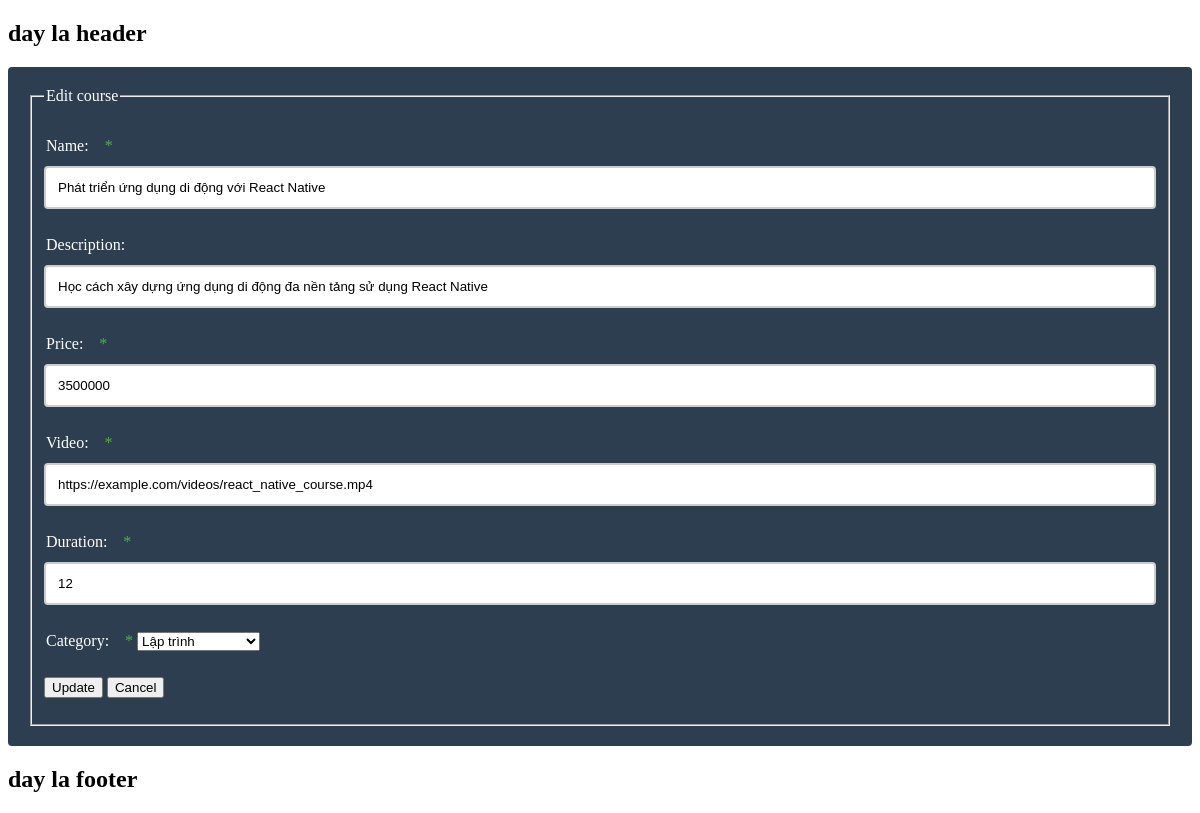
The page /editcourse.php?id=2 on the database its author committed.
### tables this page shows
CREATE TABLE `courses` (
  `id` int NOT NULL,
  `name` varchar(255) NOT NULL,
  `description` text NOT NULL,
  `price` float NOT NULL,
  `image` varchar(255) NOT NULL,
  `video` varchar(255) NOT NULL,
  `duration` int NOT NULL,
  `category_id` int DEFAULT NULL,
  `deleted` tinyint(1) NOT NULL DEFAULT '0'
);

### inc/init.php (called while the page is built, shortened)
<?php
spl_autoload_register(
    function ($className) {
        $fileName = strtolower($className) . ".php";
        $dirRoot = dirname(__DIR__);
    }
);

### classes/course.php (called while the page is built, shortened)
<?php
class Course
{
    public static function getByID($conn, $id)
    {
        try {
            $sql = "select * from courses where id=:id";
            $stmt = $conn->prepare($sql);
            $stmt->bindValue(':id', $id, PDO::PARAM_INT);
            $stmt->setFetchMode(PDO::FETCH_INTO, new Course());
            if ($stmt->execute()) {
                $course = $stmt->fetch();
                return $course;
            }
        } catch (PDOException $e) {
            echo $e->getMessage();
            return null;
        }
    }
}

### classes/category.php (called while the page is built, shortened)
<?php
class Category
{
    public static function getCategory($conn)
    {
        try{
            $sql = "select * from categories";
            $stmt = $conn->prepare($sql);
            $stmt->setFetchMode(PDO::FETCH_CLASS, "Category");
            if($stmt->execute()){
                $categories = $stmt->fetchAll(PDO::FETCH_ASSOC);
                return $categories;
            }
        }catch(PDOException $e){
            echo $e->getMessage();
            return null;
        }
    }
}

### editcourse.php (the view, shortened to what this page needs)
<?php
require 'inc/init.php';
$conn = require "inc/db.php";
$categories = Category::getCategory($conn);
if (isset($_GET['id'])) {
    $id = $_GET['id'];
    $course = Course::getByID($conn, $id);
} else {
    Dialog::show('Input ID, please');
    return;
}
require 'inc/header.php';
?>
<div class="content">
    <form method='post' id='frmEDITCOURSE'>
        <fieldset>
            <legend>Edit course</legend>
            <p class='row'>
                <label for="name">Name: </label>
                <span class='error'>*</span>
                <input name="name" id="name" type="text" value='<?=htmlspecialchars($course->name)?>' />
            </p>
            <p class='row'>
                <label for="description">Description: </label>
                <input name="description" id="description" type="text" value='<?=htmlspecialchars($course->description)?>'/>
            </p>
            <p class='row'>
                <label for="price">Price: </label>
                <span class='error'>*</span>
                <input name="price" id="price" type="text" value='<?=htmlspecialchars($course->price)?>' />
            </p>
            <p class='row'>
                <label for="video">Video: </label>
                <span class='error'>*</span>
                <input name="video" id="video" type="text" value='<?=htmlspecialchars($course->video)?>' />
            </p>
            <p class='row'>
                <label for="duration">Duration: </label>
                <span class='error'>*</span>
                <input name="duration" id="duration" type="text" value='<?=htmlspecialchars($course->duration)?>' />
            </p>
            <p class='row'>
                <label for='category_id'>Category: </label>
                <span class='error'>*</span>
                <select name='category_id'>
                    <?php foreach ($categories as $category) : ?>
                        <option value=<?echo $category['id']?>><? echo $category['name'] ?></option>
                    <?php endforeach;?>
                </select>
            </p>
            <p class='row'>
                <input class='btn' type="submit" value="Update" />
                <input class='btn' type="reset" value="Cancel" onClick='parent.location="courses_management.php"'/>
            </p>
        </fieldset>
    </form>
</div>
<? require 'inc/footer.php' ?>

### css/style.css (style rules this page uses)
* { box-sizing: border-box; }
label { padding: 11px 12px 11px 2px; display: inline-block; }
input[type=text], input[type=email], input[type=password], textarea { border: 2px solid #ccc; resize: vertical; padding: 12px; border-radius: 4px; width: 100%; }
form { padding: 20px; background: #2C3E50; color: #fff; -moz-border-radius: 4px; -webkit-border-radius: 4px; border-radius: 4px; }
form .error { color: #4CAF50; }

### rows shown on the page
courses: name "Phát triển ứng dụng di động với React Native", description "Học cách xây dựng ứng dụng di động đa nền tảng sử dụng React Native", price "3500000", video "https://example.com/videos/react_native_course.mp4", duration "12"

### other values the page prints
form field category_id "Lập trình"
